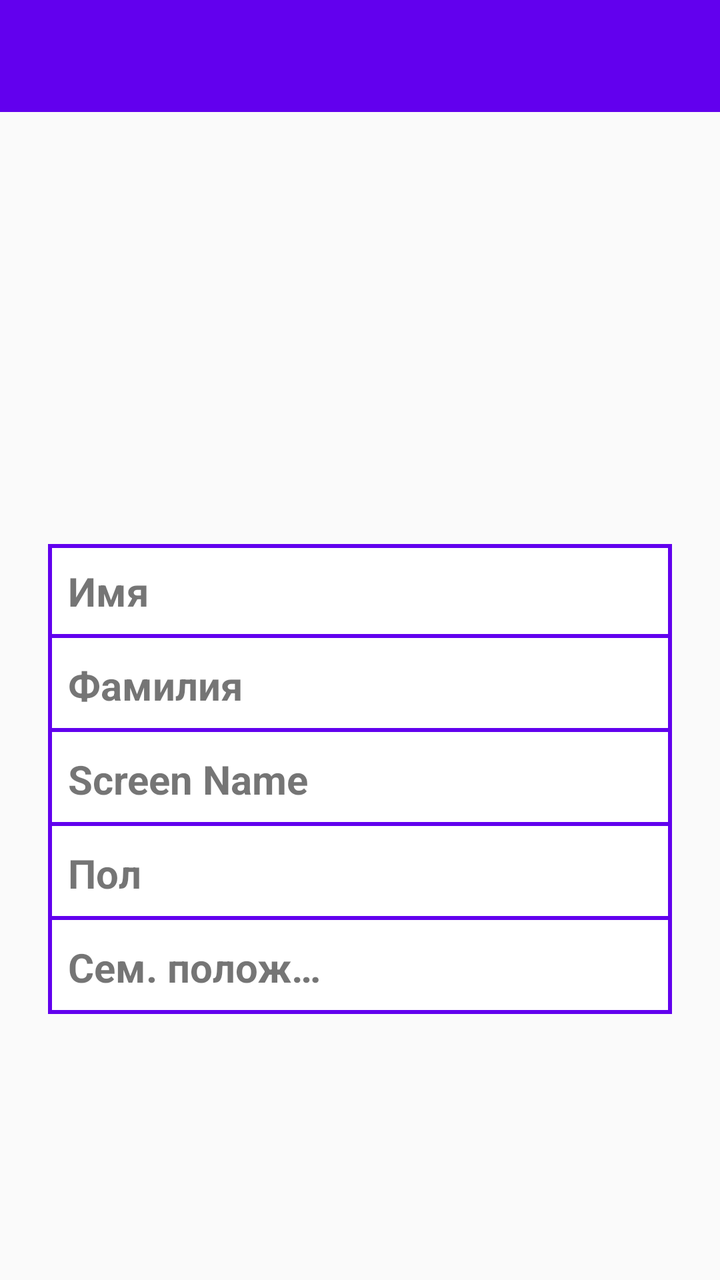
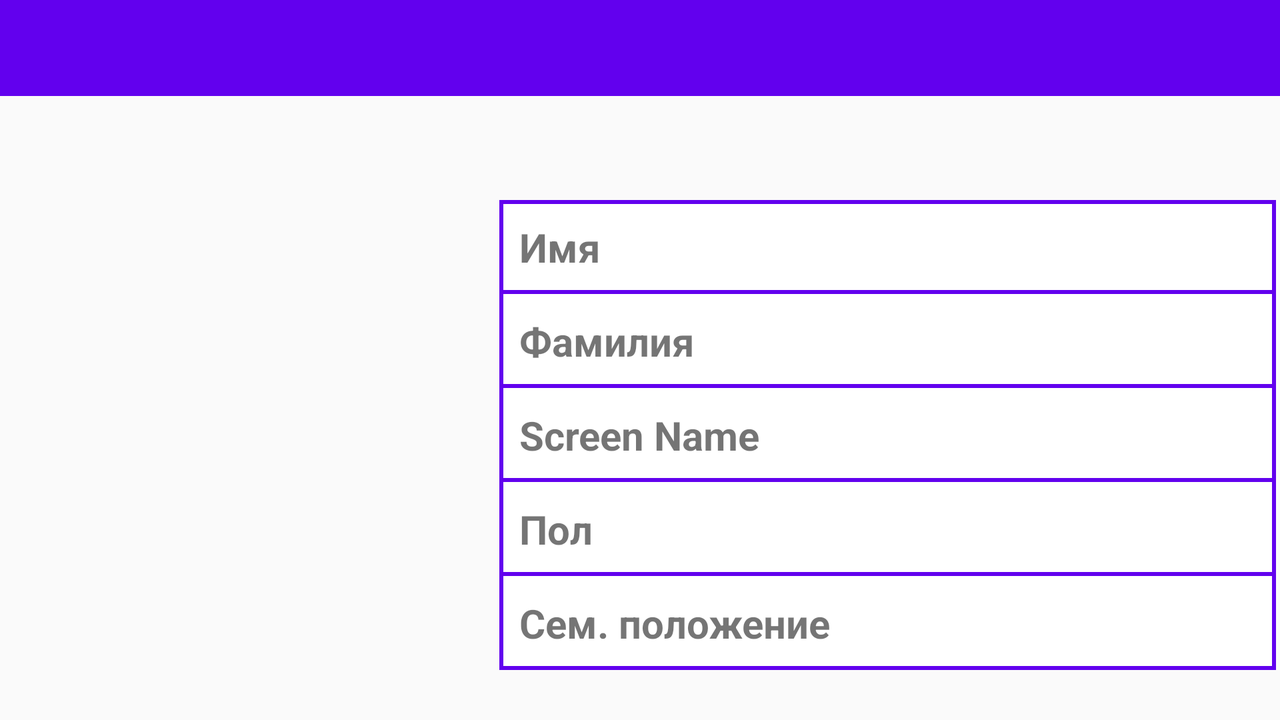

The same Android screen from two of the app's own layout files: first res/layout/ as a phone draws it, then the repository's variant for another configuration, drawn on a device whose configuration selects that folder. Both files follow.
<!-- AndroidManifest.xml: application theme AppTheme -->
<!-- res/layout/activity_user_detail.xml -->
<?xml version="1.0" encoding="utf-8"?>
<androidx.constraintlayout.widget.ConstraintLayout xmlns:android="http://schemas.android.com/apk/res/android"
    xmlns:app="http://schemas.android.com/apk/res-auto"
    xmlns:tools="http://schemas.android.com/tools"
    android:layout_width="match_parent"
    android:layout_height="match_parent"
    tools:context=".ui.UserDetailActivity">

    <androidx.appcompat.widget.Toolbar
        android:id="@+id/tb_user_detail"
        android:layout_width="0dp"
        android:layout_height="wrap_content"
        android:background="?attr/colorPrimary"
        android:minHeight="?attr/actionBarSize"
        android:theme="?attr/actionBarTheme"
        app:layout_constraintEnd_toEndOf="parent"
        app:layout_constraintStart_toStartOf="parent"
        app:layout_constraintTop_toTopOf="parent" />

    <ImageView
        android:id="@+id/iv_user_photo_200"
        android:layout_width="200dp"
        android:layout_height="200dp"
        android:layout_marginStart="@dimen/activity_detail_iv_start_margin"
        android:layout_marginTop="@dimen/activity_detail_iv_top_margin"
        android:layout_marginEnd="@dimen/activity_detail_iv_end_margin"
        app:layout_constraintEnd_toEndOf="parent"
        app:layout_constraintStart_toStartOf="parent"
        app:layout_constraintTop_toBottomOf="@+id/tb_user_detail" />

    <TextView
        android:id="@+id/tv_lbl_firstname"
        style="@style/UserDetailTextView"
        android:layout_width="0dp"
        android:layout_height="wrap_content"
        android:layout_marginStart="@dimen/activity_detail_tv_start_margin"
        android:layout_marginTop="@dimen/activity_detail_tv_top_margin"
        android:background="@drawable/border_left_bottom_top"
        android:text="@string/user_name"
        app:layout_constraintEnd_toStartOf="@+id/guideline"
        app:layout_constraintHorizontal_bias="0.0"
        app:layout_constraintStart_toStartOf="parent"
        app:layout_constraintTop_toBottomOf="@+id/iv_user_photo_200" />

    <TextView
        android:id="@+id/tv_user_firstname"
        style="@style/UserDetailTextView"
        android:layout_width="0dp"
        android:layout_height="wrap_content"
        android:layout_marginTop="@dimen/activity_detail_tv_top_margin"
        android:layout_marginEnd="@dimen/activity_detail_tv_end_margin"
        android:background="@drawable/border_rigth_bottom_top"
        android:textAlignment="textEnd"
        android:textSize="@dimen/activity_detail_tv_textsize"
        app:layout_constraintEnd_toEndOf="parent"
        app:layout_constraintHorizontal_bias="1.0"
        app:layout_constraintStart_toStartOf="@+id/guideline"
        app:layout_constraintTop_toBottomOf="@+id/iv_user_photo_200" />

    <TextView
        android:id="@+id/tv_lbl_lastname"
        style="@style/UserDetailTextView"
        android:layout_width="0dp"
        android:layout_height="wrap_content"
        android:layout_marginStart="@dimen/activity_detail_tv_start_margin"
        android:background="@drawable/border_left_bottom"
        android:text="@string/user_lastname"
        app:layout_constraintEnd_toStartOf="@+id/guideline"
        app:layout_constraintHorizontal_bias="0.0"
        app:layout_constraintStart_toStartOf="parent"
        app:layout_constraintTop_toBottomOf="@+id/tv_lbl_firstname" />

    <TextView
        android:id="@+id/tv_user_lastname"
        style="@style/UserDetailTextView"
        android:layout_width="0dp"
        android:layout_height="wrap_content"
        android:layout_marginEnd="@dimen/activity_detail_tv_end_margin"
        android:background="@drawable/border_right_bottom"
        android:textAlignment="textEnd"
        app:layout_constraintEnd_toEndOf="parent"
        app:layout_constraintHorizontal_bias="1.0"
        app:layout_constraintStart_toStartOf="@+id/guideline"
        app:layout_constraintTop_toBottomOf="@+id/tv_user_firstname" />

    <TextView
        android:id="@+id/tv_lbl_user_relation"
        style="@style/UserDetailTextView"
        android:layout_width="0dp"
        android:layout_height="wrap_content"
        android:layout_marginStart="@dimen/activity_detail_tv_start_margin"
        android:background="@drawable/border_left_bottom"
        android:text="@string/user_relation"
        app:layout_constraintEnd_toStartOf="@+id/guideline"
        app:layout_constraintHorizontal_bias="0.0"
        app:layout_constraintStart_toStartOf="parent"
        app:layout_constraintTop_toBottomOf="@+id/tv_lbl_sex" />

    <TextView
        android:id="@+id/tv_user_relation"
        style="@style/UserDetailTextView"
        android:layout_width="0dp"
        android:layout_height="wrap_content"
        android:layout_marginEnd="@dimen/activity_detail_tv_end_margin"
        android:background="@drawable/border_right_bottom"
        android:textAlignment="textEnd"
        app:layout_constraintEnd_toEndOf="parent"
        app:layout_constraintHorizontal_bias="1.0"
        app:layout_constraintStart_toStartOf="@+id/guideline"
        app:layout_constraintTop_toBottomOf="@+id/tv_user_sex" />

    <TextView
        android:id="@+id/tv_lbl_sex"
        style="@style/UserDetailTextView"
        android:layout_width="0dp"
        android:layout_height="wrap_content"
        android:layout_marginStart="@dimen/activity_detail_tv_start_margin"
        android:background="@drawable/border_left_bottom"
        android:text="@string/user_sex"
        app:layout_constraintEnd_toStartOf="@+id/guideline"
        app:layout_constraintHorizontal_bias="0.0"
        app:layout_constraintStart_toStartOf="parent"
        app:layout_constraintTop_toBottomOf="@+id/tv_lbl_scrname" />

    <TextView
        android:id="@+id/tv_user_sex"
        style="@style/UserDetailTextView"
        android:layout_width="0dp"
        android:layout_height="wrap_content"
        android:layout_marginEnd="@dimen/activity_detail_tv_end_margin"
        android:background="@drawable/border_right_bottom"
        android:textAlignment="textEnd"
        app:layout_constraintEnd_toEndOf="parent"
        app:layout_constraintHorizontal_bias="1.0"
        app:layout_constraintStart_toStartOf="@+id/guideline"
        app:layout_constraintTop_toBottomOf="@+id/tv_user_scrname" />

    <TextView
        android:id="@+id/tv_lbl_scrname"
        style="@style/UserDetailTextView"
        android:layout_width="0dp"
        android:layout_height="wrap_content"
        android:layout_marginStart="@dimen/activity_detail_tv_start_margin"
        android:background="@drawable/border_left_bottom"
        android:text="@string/user_screen_name"
        app:layout_constraintEnd_toStartOf="@+id/guideline"
        app:layout_constraintHorizontal_bias="0.0"
        app:layout_constraintStart_toStartOf="parent"
        app:layout_constraintTop_toBottomOf="@+id/tv_lbl_lastname" />

    <TextView
        android:id="@+id/tv_user_scrname"
        style="@style/UserDetailTextView"
        android:layout_width="0dp"
        android:layout_height="wrap_content"
        android:layout_marginEnd="@dimen/activity_detail_tv_end_margin"
        android:background="@drawable/border_right_bottom"
        android:textAlignment="textEnd"
        app:layout_constraintEnd_toEndOf="parent"
        app:layout_constraintHorizontal_bias="1.0"
        app:layout_constraintStart_toStartOf="@+id/guideline"
        app:layout_constraintTop_toBottomOf="@+id/tv_user_lastname" />

    <ProgressBar
        android:id="@+id/pb_load_photo"
        style="?android:attr/progressBarStyle"
        android:layout_width="wrap_content"
        android:layout_height="wrap_content"
        android:singleLine="true"
        android:visibility="gone"
        app:layout_constraintBottom_toBottomOf="@+id/iv_user_photo_200"
        app:layout_constraintEnd_toEndOf="@+id/iv_user_photo_200"
        app:layout_constraintStart_toStartOf="@+id/iv_user_photo_200"
        app:layout_constraintTop_toTopOf="@+id/iv_user_photo_200" />

    <androidx.constraintlayout.widget.Guideline
        android:id="@+id/guideline"
        android:layout_width="wrap_content"
        android:layout_height="wrap_content"
        android:orientation="vertical"
        app:layout_constraintGuide_percent="0.5" />
</androidx.constraintlayout.widget.ConstraintLayout>
<!-- resources referenced by this layout -->
<resources>
  <dimen name="activity_detail_iv_end_margin">8dp</dimen>
  <dimen name="activity_detail_iv_start_margin">8dp</dimen>
  <dimen name="activity_detail_iv_top_margin">8dp</dimen>
  <dimen name="activity_detail_tv_end_margin">24dp</dimen>
  <dimen name="activity_detail_tv_start_margin">24dp</dimen>
  <dimen name="activity_detail_tv_textsize">20sp</dimen>
  <dimen name="activity_detail_tv_top_margin">8dp</dimen>
  <!-- drawable border_left_bottom (drawable) -->
  <?xml version="1.0" encoding="utf-8"?>
  <layer-list xmlns:android="http://schemas.android.com/apk/res/android">
  
      <item>
          <shape android:shape="rectangle">
              <padding android:bottom="2dp"/>
              <solid android:color="@color/colorPrimary"/>
          </shape>
      </item>
  
      <item>
          <shape android:shape="rectangle">
              <padding android:left="2dp"/>
              <solid android:color="@color/colorPrimary"/>
          </shape>
      </item>
  
      <item>
          <shape android:shape="rectangle">
              <solid android:color="@android:color/white"/>
          </shape>
      </item>
  
  </layer-list>
  <!-- drawable border_left_bottom_top (drawable) -->
  <?xml version="1.0" encoding="utf-8"?>
  <layer-list xmlns:android="http://schemas.android.com/apk/res/android">
  
      <item>
          <shape android:shape="rectangle">
              <padding android:top="2dp"/>
              <solid android:color="@color/colorPrimary"/>
          </shape>
      </item>
  
      <item>
          <shape android:shape="rectangle">
              <padding android:left="2dp"/>
              <solid android:color="@color/colorPrimary"/>
          </shape>
      </item>
  
      <item>
          <shape android:shape="rectangle">
              <padding android:bottom="2dp"/>
              <solid android:color="@color/colorPrimary"/>
          </shape>
      </item>
  
      <item>
          <shape android:shape="rectangle">
              <solid android:color="@android:color/white"/>
          </shape>
      </item>
  
  
  </layer-list>
  <!-- drawable border_right_bottom (drawable) -->
  <?xml version="1.0" encoding="utf-8"?>
  <layer-list xmlns:android="http://schemas.android.com/apk/res/android">
  
      <item>
          <shape android:shape="rectangle">
              <padding android:bottom="2dp"/>
              <solid android:color="@color/colorPrimary"/>
          </shape>
      </item>
  
      <item>
          <shape android:shape="rectangle">
              <padding android:right="2dp"/>
              <solid android:color="@color/colorPrimary"/>
          </shape>
      </item>
  
      <item>
          <shape android:shape="rectangle">
              <solid android:color="@android:color/white"/>
          </shape>
      </item>
  
  </layer-list>
  <string name="user_lastname">Фамилия</string>
  <string name="user_name">Имя</string>
  <string name="user_relation">Сем. положение</string>
  <string name="user_screen_name">Screen Name</string>
  <string name="user_sex">Пол</string>
  <style name="UserDetailTextView">
          <item name="android:ellipsize">end</item>
          <item name="android:padding">@dimen/activity_detail_tv_padding</item>
          <item name="android:singleLine">true</item>
          <item name="android:textSize">@dimen/activity_detail_tv_textsize</item>
          <item name="android:textStyle">bold</item>
      </style>
  <style name="AppTheme" parent="Theme.AppCompat.Light.DarkActionBar">
          <item name="colorPrimary">@color/colorPrimary</item>
          <item name="colorPrimaryDark">@color/colorPrimaryDark</item>
          <item name="colorAccent">@color/colorAccent</item>
          <item name="windowNoTitle">true</item>
          <item name="windowActionBar">false</item>
      </style>
  <dimen name="activity_detail_tv_padding">10dp</dimen>
</resources>
<!-- res/layout-land/activity_user_detail.xml (the repository's variant of the layout above) -->
<!-- drawn on the phone turned sideways -->
<?xml version="1.0" encoding="utf-8"?>
<androidx.constraintlayout.widget.ConstraintLayout xmlns:android="http://schemas.android.com/apk/res/android"
    xmlns:app="http://schemas.android.com/apk/res-auto"
    xmlns:tools="http://schemas.android.com/tools"
    android:layout_width="match_parent"
    android:layout_height="match_parent"
    tools:context=".ui.UserDetailActivity">

    <androidx.appcompat.widget.Toolbar
        android:id="@+id/tb_user_detail"
        android:layout_width="0dp"
        android:layout_height="wrap_content"
        android:background="?attr/colorPrimary"
        android:minHeight="?attr/actionBarSize"
        android:theme="?attr/actionBarTheme"
        app:layout_constraintEnd_toEndOf="parent"
        app:layout_constraintStart_toStartOf="parent"
        app:layout_constraintTop_toTopOf="parent" />

    <ImageView
        android:id="@+id/iv_user_photo_200"
        android:layout_width="200dp"
        android:layout_height="200dp"
        android:layout_marginStart="@dimen/activity_detail_land_iv_start_margin"
        android:layout_marginBottom="8dp"
        app:layout_constraintBottom_toBottomOf="parent"
        app:layout_constraintEnd_toStartOf="@+id/guideline"
        app:layout_constraintHorizontal_bias="0.088"
        app:layout_constraintStart_toStartOf="parent"
        app:layout_constraintTop_toBottomOf="@+id/tb_user_detail" />

    <TextView
        android:id="@+id/tv_lbl_firstname"
        style="@style/UserDetailTextView"
        android:layout_width="0dp"
        android:layout_height="wrap_content"
        android:background="@drawable/border_left_bottom_top"
        android:text="@string/user_name"
        app:layout_constraintEnd_toStartOf="@+id/guideline2"
        app:layout_constraintHorizontal_bias="0.0"
        app:layout_constraintStart_toStartOf="@+id/guideline"
        app:layout_constraintTop_toTopOf="@+id/iv_user_photo_200" />

    <TextView
        android:id="@+id/tv_user_firstname"
        style="@style/UserDetailTextView"
        android:layout_width="0dp"
        android:layout_height="wrap_content"
        android:layout_marginEnd="@dimen/activity_detail_land_tv_end_margin"
        android:background="@drawable/border_rigth_bottom_top"
        android:textAlignment="textEnd"
        app:layout_constraintEnd_toEndOf="parent"
        app:layout_constraintHorizontal_bias="1.0"
        app:layout_constraintStart_toEndOf="@+id/tv_lbl_firstname"
        app:layout_constraintTop_toTopOf="@+id/tv_lbl_firstname" />

    <TextView
        android:id="@+id/tv_lbl_lastname"
        style="@style/UserDetailTextView"
        android:layout_width="0dp"
        android:layout_height="wrap_content"
        android:background="@drawable/border_left_bottom"
        android:text="@string/user_lastname"
        app:layout_constraintEnd_toStartOf="@+id/guideline2"
        app:layout_constraintHorizontal_bias="0.0"
        app:layout_constraintStart_toStartOf="@+id/guideline"
        app:layout_constraintTop_toBottomOf="@+id/tv_lbl_firstname" />

    <TextView
        android:id="@+id/tv_user_lastname"
        style="@style/UserDetailTextView"
        android:layout_width="0dp"
        android:layout_height="wrap_content"
        android:layout_marginEnd="@dimen/activity_detail_land_tv_end_margin"
        android:background="@drawable/border_right_bottom"
        android:textAlignment="textEnd"
        app:layout_constraintEnd_toEndOf="parent"
        app:layout_constraintHorizontal_bias="1.0"
        app:layout_constraintStart_toEndOf="@+id/tv_lbl_lastname"
        app:layout_constraintTop_toBottomOf="@+id/tv_user_firstname" />

    <TextView
        android:id="@+id/tv_lbl_user_relation"
        style="@style/UserDetailTextView"
        android:layout_width="0dp"
        android:layout_height="wrap_content"
        android:background="@drawable/border_left_bottom"
        android:text="@string/user_relation"
        app:layout_constraintEnd_toStartOf="@+id/tv_user_relation"
        app:layout_constraintHorizontal_bias="1.0"
        app:layout_constraintStart_toStartOf="@+id/guideline"
        app:layout_constraintTop_toBottomOf="@+id/tv_lbl_sex" />

    <TextView
        android:id="@+id/tv_user_relation"
        style="@style/UserDetailTextView"
        android:layout_width="0dp"
        android:layout_height="wrap_content"
        android:layout_marginEnd="@dimen/activity_detail_land_tv_end_margin"
        android:background="@drawable/border_right_bottom"
        android:textAlignment="textEnd"
        app:layout_constraintEnd_toEndOf="parent"
        app:layout_constraintHorizontal_bias="0.0"
        app:layout_constraintStart_toStartOf="@+id/guideline2"
        app:layout_constraintTop_toBottomOf="@+id/tv_user_sex" />

    <TextView
        android:id="@+id/tv_lbl_sex"
        style="@style/UserDetailTextView"
        android:layout_width="0dp"
        android:layout_height="wrap_content"
        android:background="@drawable/border_left_bottom"
        android:text="@string/user_sex"
        app:layout_constraintEnd_toStartOf="@+id/guideline2"
        app:layout_constraintHorizontal_bias="0.0"
        app:layout_constraintStart_toStartOf="@+id/guideline"
        app:layout_constraintTop_toBottomOf="@+id/tv_lbl_scrname" />

    <TextView
        android:id="@+id/tv_user_sex"
        style="@style/UserDetailTextView"
        android:layout_width="0dp"
        android:layout_height="wrap_content"
        android:layout_marginEnd="@dimen/activity_detail_land_tv_end_margin"
        android:background="@drawable/border_right_bottom"
        android:textAlignment="textEnd"
        app:layout_constraintEnd_toEndOf="parent"
        app:layout_constraintHorizontal_bias="1.0"
        app:layout_constraintStart_toEndOf="@+id/tv_lbl_sex"
        app:layout_constraintTop_toBottomOf="@+id/tv_user_scrname" />

    <TextView
        android:id="@+id/tv_lbl_scrname"
        style="@style/UserDetailTextView"
        android:layout_width="0dp"
        android:layout_height="wrap_content"
        android:background="@drawable/border_left_bottom"
        android:text="@string/user_screen_name"
        app:layout_constraintEnd_toStartOf="@+id/guideline2"
        app:layout_constraintHorizontal_bias="0.0"
        app:layout_constraintStart_toStartOf="@+id/guideline"
        app:layout_constraintTop_toBottomOf="@+id/tv_lbl_lastname" />

    <TextView
        android:id="@+id/tv_user_scrname"
        style="@style/UserDetailTextView"
        android:layout_width="0dp"
        android:layout_height="wrap_content"
        android:layout_marginEnd="@dimen/activity_detail_land_tv_end_margin"
        android:background="@drawable/border_right_bottom"
        android:textAlignment="textEnd"
        app:layout_constraintEnd_toEndOf="parent"
        app:layout_constraintHorizontal_bias="1.0"
        app:layout_constraintStart_toEndOf="@+id/tv_lbl_scrname"
        app:layout_constraintTop_toBottomOf="@+id/tv_user_lastname" />

    <ProgressBar
        android:id="@+id/pb_load_photo"
        style="?android:attr/progressBarStyle"
        android:layout_width="wrap_content"
        android:layout_height="wrap_content"
        android:singleLine="true"
        android:visibility="gone"
        app:layout_constraintBottom_toBottomOf="@+id/iv_user_photo_200"
        app:layout_constraintEnd_toEndOf="@+id/iv_user_photo_200"
        app:layout_constraintStart_toStartOf="@+id/iv_user_photo_200"
        app:layout_constraintTop_toTopOf="@+id/iv_user_photo_200" />

    <androidx.constraintlayout.widget.Guideline
        android:id="@+id/guideline"
        android:layout_width="wrap_content"
        android:layout_height="wrap_content"
        android:orientation="vertical"
        app:layout_constraintGuide_percent="0.39" />

    <androidx.constraintlayout.widget.Guideline
        android:id="@+id/guideline2"
        android:layout_width="wrap_content"
        android:layout_height="wrap_content"
        android:orientation="vertical"
        app:layout_constraintGuide_percent=".75" />
</androidx.constraintlayout.widget.ConstraintLayout>
<!-- resources referenced by the variant -->
<!-- as the phone turned sideways resolves them -->
<resources>
  <dimen name="activity_detail_land_iv_start_margin">2dp</dimen>
  <dimen name="activity_detail_land_tv_end_margin">2dp</dimen>
  <!-- drawable border_left_bottom (drawable) -->
  <?xml version="1.0" encoding="utf-8"?>
  <layer-list xmlns:android="http://schemas.android.com/apk/res/android">
  
      <item>
          <shape android:shape="rectangle">
              <padding android:bottom="2dp"/>
              <solid android:color="@color/colorPrimary"/>
          </shape>
      </item>
  
      <item>
          <shape android:shape="rectangle">
              <padding android:left="2dp"/>
              <solid android:color="@color/colorPrimary"/>
          </shape>
      </item>
  
      <item>
          <shape android:shape="rectangle">
              <solid android:color="@android:color/white"/>
          </shape>
      </item>
  
  </layer-list>
  <!-- drawable border_left_bottom_top (drawable) -->
  <?xml version="1.0" encoding="utf-8"?>
  <layer-list xmlns:android="http://schemas.android.com/apk/res/android">
  
      <item>
          <shape android:shape="rectangle">
              <padding android:top="2dp"/>
              <solid android:color="@color/colorPrimary"/>
          </shape>
      </item>
  
      <item>
          <shape android:shape="rectangle">
              <padding android:left="2dp"/>
              <solid android:color="@color/colorPrimary"/>
          </shape>
      </item>
  
      <item>
          <shape android:shape="rectangle">
              <padding android:bottom="2dp"/>
              <solid android:color="@color/colorPrimary"/>
          </shape>
      </item>
  
      <item>
          <shape android:shape="rectangle">
              <solid android:color="@android:color/white"/>
          </shape>
      </item>
  
  
  </layer-list>
  <!-- drawable border_right_bottom (drawable) -->
  <?xml version="1.0" encoding="utf-8"?>
  <layer-list xmlns:android="http://schemas.android.com/apk/res/android">
  
      <item>
          <shape android:shape="rectangle">
              <padding android:bottom="2dp"/>
              <solid android:color="@color/colorPrimary"/>
          </shape>
      </item>
  
      <item>
          <shape android:shape="rectangle">
              <padding android:right="2dp"/>
              <solid android:color="@color/colorPrimary"/>
          </shape>
      </item>
  
      <item>
          <shape android:shape="rectangle">
              <solid android:color="@android:color/white"/>
          </shape>
      </item>
  
  </layer-list>
  <string name="user_lastname">Фамилия</string>
  <string name="user_name">Имя</string>
  <string name="user_relation">Сем. положение</string>
  <string name="user_screen_name">Screen Name</string>
  <string name="user_sex">Пол</string>
  <style name="UserDetailTextView">
          <item name="android:ellipsize">end</item>
          <item name="android:padding">@dimen/activity_detail_tv_padding</item>
          <item name="android:singleLine">true</item>
          <item name="android:textSize">@dimen/activity_detail_tv_textsize</item>
          <item name="android:textStyle">bold</item>
      </style>
  <style name="AppTheme" parent="Theme.AppCompat.Light.DarkActionBar">
          <item name="colorPrimary">@color/colorPrimary</item>
          <item name="colorPrimaryDark">@color/colorPrimaryDark</item>
          <item name="colorAccent">@color/colorAccent</item>
          <item name="windowNoTitle">true</item>
          <item name="windowActionBar">false</item>
      </style>
  <dimen name="activity_detail_tv_padding">10dp</dimen>
  <dimen name="activity_detail_tv_textsize">20sp</dimen>
</resources>
